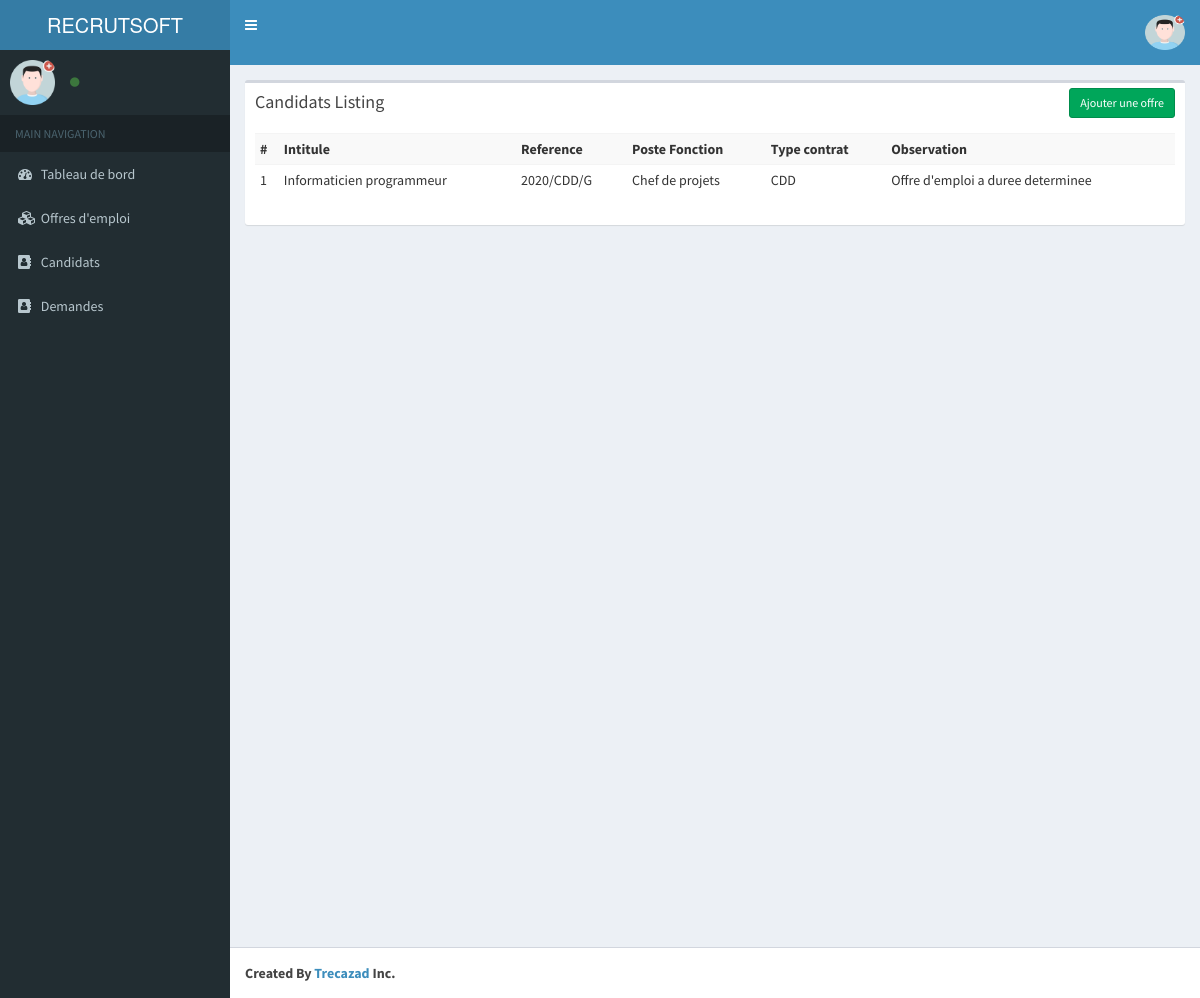
Page /index.php/offres on the committed database.
### tables this page shows
CREATE TABLE `tb_rm_offres` (
  `offre_id` int(11) NOT NULL,
  `intitule` text,
  `date_debut` date DEFAULT NULL,
  `date_fin` date DEFAULT NULL,
  `observation_offre` text,
  `duree` varchar(25) DEFAULT NULL,
  `date_pub` datetime DEFAULT NULL,
  `date_modif` datetime DEFAULT NULL,
  `type_contrat` varchar(75) DEFAULT NULL,
  `statut_offre` varchar(25) DEFAULT NULL,
  `poste_offre` varchar(75) DEFAULT NULL,
  `reference` varchar(10) DEFAULT NULL
);

### application/controllers/Offres.php (called while the page is built, shortened)
<?php
class Offres extends CI_Controller{
    function __construct()
    {
        $this->load->model('User_model');
        $this->load->model('Educazad_model');
    }
    function index()
    {
        $data['all_offres'] = $this->Educazad_model->get_multiple('tb_rm_offres', array(), 'tb_rm_offres.offre_id','DESC');
        $data['_view'] = 'offres/index';
        $this->load->view('layouts/main',$data);
    }
}

### index.php (called while the page is built, shortened)
<?php
require_once BASEPATH.'core/CodeIgniter.php';

### application/models/Educazad_model.php (called while the page is built, shortened)
<?php
class Educazad_model extends CI_Model
{
    public function get_multiple($table, $where = array(), $order_by = '', $order = '', $limit_page = array(), $position = array())
    {
        $this->db->order_by($order_by, $order);
        $query = $this->db->get_where($table, $where);
        return $query->result();
    }
}

### application/views/offres/index.php (the view, shortened to what this page needs)
<div class="row">
    <div class="col-md-12">
        <div class="box">
            <div class="box-header">
                <h3 class="box-title">Candidats Listing</h3>
                <div class="box-tools">
                    <a href="<?php echo site_url('offres/add'); ?>" class="btn btn-success btn-sm">Ajouter une offre</a>
                </div>
            </div>
            <div class="box-body">
                <div class="table-responsive">
                    <table class="table table-striped table-sm table-condensed">
                        <tr>
                            <th>#</th>
                            <th>Intitule</th>
                            <th>Reference</th>
                            <th>Poste Fonction</th>
                            <th>Type contrat</th>
                            <th>Observation</th>
                        </tr>
                        <?php $count=1; foreach($all_offres as $t){ ?>
                            <tr>
                                <td><?php echo $count++; ?></td>
                                <td><?php echo $t->intitule; ?></td>
                                <td><?php echo $t->reference; ?></td>
                                <td><?php echo $t->poste_offre ?></td>
                                <td><?php echo $t->type_contrat ?></td>
                                <td><?php echo $t->observation_offre; ?></td>
                            </tr>
                        <?php } ?>
                    </table>
                </div>
            </div>
        </div>
    </div>
</div>

### rows in the picture
tb_rm_offres: intitule "Informaticien programmeur", reference "2020/CDD/G", poste_offre "Chef de projets", type_contrat "CDD", observation_offre "Offre d'emploi a duree determinee"
